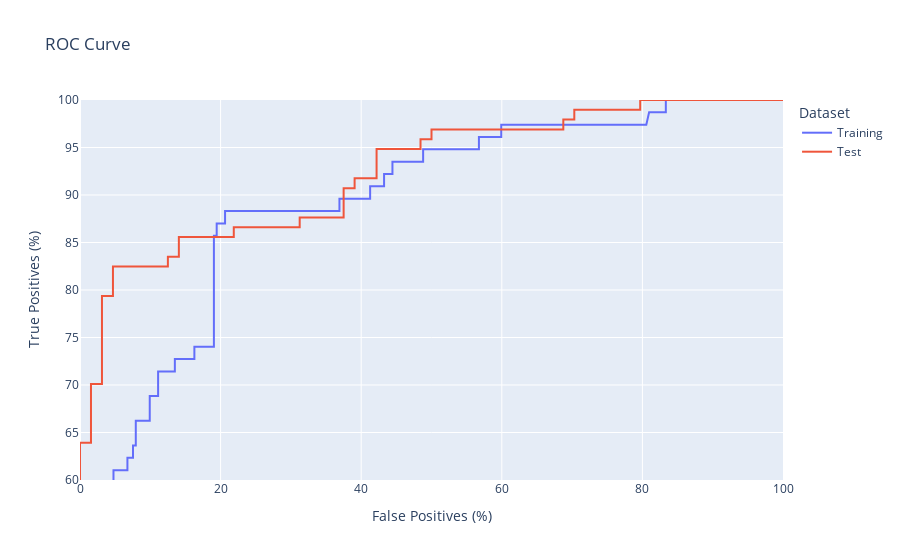

Notebook code cell kept with this figure:
### Markdown cell above
In reality, we'd need to decide a threshold for a transaction being marked as fraudulent. Rather than working with this number, we can use a metric we actually care about. This is where something like the receiver operating characteristic (ROC) curve comes in.

The ROC curve maps the rate of true positives against the rate of false positives. This allows us to ask the question: "how many false positives are we willing to tolerate?" or "how many false negatives are we willing to tolerate?". In the context of fraud, this means either restricting a legitimate person's credit card, or letting a fraudster get away.

This ROC curve is one way to evaluate models. A perfect ROC curve starts at 100% true positives with 0% false negatives. In practice, models can't do this.

Looking at the ROC curve below, some things are immediately obvious:

1. The training set performs considerably better than the test set (this is expected)
2. We can catch a majority of fraudulent transactions with a very low false positive rate.
3. If we set the highest false-positive rate we are willing to tolerate to 1% (which is really high for something like credit card transactions), we can catch around 65% of fraudulent transactions. Anything beyond this point is diminishing returns.

### Code cell
def make_roc_df(name, predictions, labels):
    fp, tp, _ = sklearn.metrics.roc_curve(labels, predictions)
    return pd.DataFrame({"fp": fp*100, "tp": tp*100, "Dataset": name})

roc_df = pd.concat(
    [
        make_roc_df("Training", train_predictions, train_labels),
        make_roc_df("Test", test_predictions, test_labels),
    ]
)

fig = px.line(
    roc_df,
    title="ROC Curve",
    x="fp",
    y="tp",
    color="Dataset",
    labels={"fp": "False Positives (%)", "tp": "True Positives (%)"},
)

fig.update_yaxes(range=[60, 100])
fig.update_traces(line={"dash": "dash"}, selector={"name": "test"})
fig.show()

### Figure 1 — Plotly figure (JSON) as saved in the notebook; plotly's stock layout.template omitted (floating-point values rounded to 4 significant figures)
{"data": [{"hovertemplate": "Dataset=Training<br>False Positives (%)=%{x}<br>True Positives (%)=%{y}<extra></extra>", "legendgroup": "Training", "line": {"color": "#636efa", "dash": "solid"}, "marker": {"symbol": "circle"}, "mode": "lines", "name": "Training", "orientation": "v", "showlegend": true, "type": "scatter", "x": [0, 0, 0, 0.3968, 0.3968, 1.587, 1.587, 1.984, 1.984, 2.381, 2.381, 3.175, 3.175, 3.968, 3.968, 4.762, 4.762, 6.746, 6.746, 7.54, 7.54, 7.937, 7.937, 9.921, 9.921, 11.11, 11.11, 13.49, 13.49, 16.27, 16.27, 19.05, 19.05, 19.44, 19.44, 20.63, 20.63, 36.9, 36.9, 41.27, 41.27, 43.25, 43.25, 44.44, 44.44, 48.81, 48.81, 54.76, 55.56, 56.75, 56.75, 59.92, 59.92, 80.56, 80.95, 83.33, 83.33, 100], "xaxis": "x", "y": [0, 1.299, 31.17, 31.17, 35.06, 35.06, 41.56, 41.56, 48.05, 48.05, 49.35, 49.35, 55.84, 55.84, 58.44, 58.44, 61.04, 61.04, 62.34, 62.34, 63.64, 63.64, 66.23, 66.23, 68.83, 68.83, 71.43, 71.43, 72.73, 72.73, 74.03, 74.03, 85.71, 85.71, 87.01, 87.01, 88.31, 88.31, 89.61, 89.61, 90.91, 90.91, 92.21, 92.21, 93.51, 93.51, 94.81, 94.81, 94.81, 94.81, 96.1, 96.1, 97.4, 97.4, 98.7, 98.7, 100, 100], "yaxis": "y"}, {"hovertemplate": "Dataset=Test<br>False Positives (%)=%{x}<br>True Positives (%)=%{y}<extra></extra>", "legendgroup": "Test", "line": {"color": "#EF553B", "dash": "solid"}, "marker": {"symbol": "circle"}, "mode": "lines", "name": "Test", "orientation": "v", "showlegend": true, "type": "scatter", "x": [0, 0, 0, 0, 0, 1.562, 1.562, 3.125, 3.125, 4.688, 4.688, 12.5, 12.5, 14.06, 14.06, 21.88, 21.88, 31.25, 31.25, 37.5, 37.5, 39.06, 39.06, 42.19, 42.19, 48.44, 48.44, 50, 50, 68.75, 68.75, 70.31, 70.31, 79.69, 79.69, 100], "xaxis": "x", "y": [0, 38.14, 39.18, 42.27, 63.92, 63.92, 70.1, 70.1, 79.38, 79.38, 82.47, 82.47, 83.51, 83.51, 85.57, 85.57, 86.6, 86.6, 87.63, 87.63, 90.72, 90.72, 91.75, 91.75, 94.85, 94.85, 95.88, 95.88, 96.91, 96.91, 97.94, 97.94, 98.97, 98.97, 100, 100], "yaxis": "y"}], "layout": {"legend": {"title": {"text": "Dataset"}, "tracegroupgap": 0}, "title": {"text": "ROC Curve"}, "xaxis": {"anchor": "y", "domain": [0, 1], "title": {"text": "False Positives (%)"}}, "yaxis": {"anchor": "x", "domain": [0, 1], "range": [60, 100], "title": {"text": "True Positives (%)"}}}}
